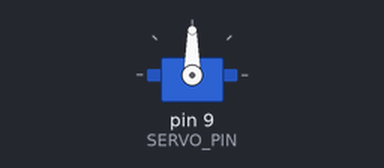
A sketch run on a simulated Arduino Uno, built with avr-gcc and run on an emulated ATmega328P. Shown: servo.

Above: at 0.05 s.
At 2.0 s:
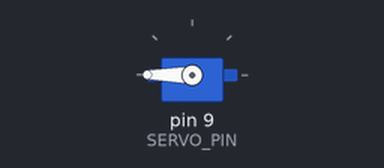
At 4.25 s:
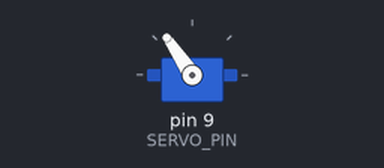
At 8.4 s:
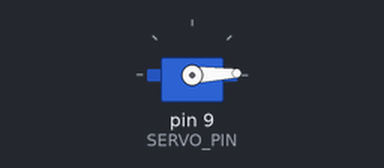
Timing chart, 0 to 11.0 s (numbered marks = the images above):
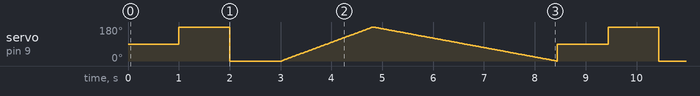

The sketch:

Part_8_Servo_Motor.ino
```cpp
/******************************************************************************
 *
 *	Filename:		Part_8_Servo_Motor.ino
 *
 *	Description:	Sweep a servo back and forth.  A servo is a motor that can
 *					move to specific positions.  Basically a robot joint.
 *
 *	New Hardware:	servo
 *	New Software:	library
 *
 *****************************************************************************/

#include <Servo.h>				// servo library

#define SERVO_PIN		9		// pin the servo is attached to

Servo servo1;					// servo control object

// This function runs once, when the code starts.
void setup()
{
	// "Attach" the servo1 object to digital pin 9.
	servo1.attach(SERVO_PIN);
}

// This function runs repeatedly forever.
void loop()
{
	int position;			// number representing the servo's position

	// Move at full speed:

	servo1.write(90);    // Tell servo to go to 90 degrees.
	delay(1000);         // Pause to get it time to move.
	servo1.write(180);   // Tell servo to go to 180 degrees.
	delay(1000);         // Pause to get it time to move.
	servo1.write(0);     // Tell servo to go to 0 degrees.
	delay(1000);         // Pause to get it time to move.

	// Move at a slower speed:

	// Tell servo to go to 180 degrees, moving 2 degrees at a time.
	for (position = 0; position < 180; position += 2)
	{
		servo1.write(position);  // Move to next position
		delay(20);               // Short pause to allow it to move
	}

	// Move even slower:

	// Tell servo to go to 0 degrees, stepping by one degree.
	for (position = 180; position >= 0; position -= 1)
	{
		servo1.write(position);  // Move to next position.
		delay(20);               // Short pause to allow it to move.
	}
}
```

Measured:
- by itself, servo on pin 9 (SERVO_PIN): moves between 0° and 180°, repeating every 8.4 s
